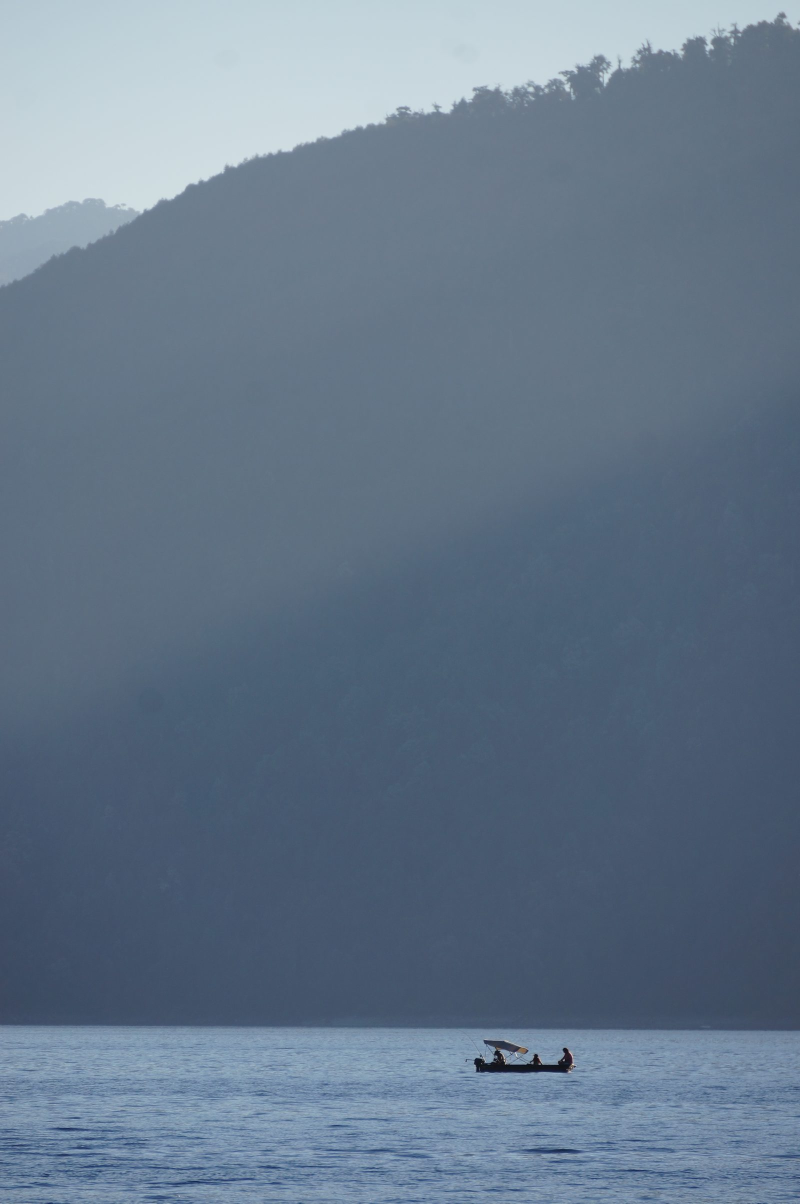
#> input picture docs/footage/wikimedia/atardecer_caburgua.jpg, 1600 x 2407 px (shown at 1/2 size)
$ python make_video.py
#> lines starting #> are read from the running program, lines starting #| are printed output that depends on the picture
"""Genera un video MP4 resumen del estudio (formato redes sociales).

Ensambla title cards + imágenes del lago + gráficos en una secuencia de ~70s
con texto sobreimpuesto. No requiere ffmpeg externo (usa imageio-ffmpeg).

Dos formatos:
  - docs/assets/video_horizontal.mp4   1280x720 (YouTube/web)
  - docs/assets/video_vertical.mp4     720x1280 (IG/TikTok)

Cada "escena" = imagen de fondo + caja de texto. Transiciones por crossfade.
"""
from __future__ import annotations
import sys
from pathlib import Path
import numpy as np
import imageio.v3 as iio
from PIL import Image, ImageDraw, ImageFont, ImageFilter

sys.stdout.reconfigure(encoding="utf-8")

ROOT = Path(__file__).resolve().parents[1]
ASSETS = ROOT / "docs" / "assets"
FOOTAGE = ROOT / "docs" / "footage"
FPS = 30

C_BG = (14, 26, 36)
C_FG = (232, 238, 245)
C_ACC = (74, 163, 223)
C_MUTED = (155, 175, 193)


def font(size: int, bold=False):
    names = (["arialbd.ttf", "Arial Bold.ttf"] if bold else []) + \
            ["arial.ttf", "Arial.ttf", "DejaVuSans.ttf"]
    for n in names:
        try:
            return ImageFont.truetype(n, size)
        except OSError:
            continue
    return ImageFont.load_default()


def wrap(draw, text, fnt, max_w):
    words = text.split()
    lines, cur = [], ""
    for w in words:
        test = (cur + " " + w).strip()
        if draw.textlength(test, font=fnt) <= max_w:
            cur = test
        else:
            if cur:
                lines.append(cur)
            cur = w
    if cur:
        lines.append(cur)
    return lines


def scene_bg(size, bg_img: Path | None, darken=0.55):
#> called with size = (1280, 720), darken = 0.55
    W, H = size
    canvas = Image.new("RGB", size, C_BG)
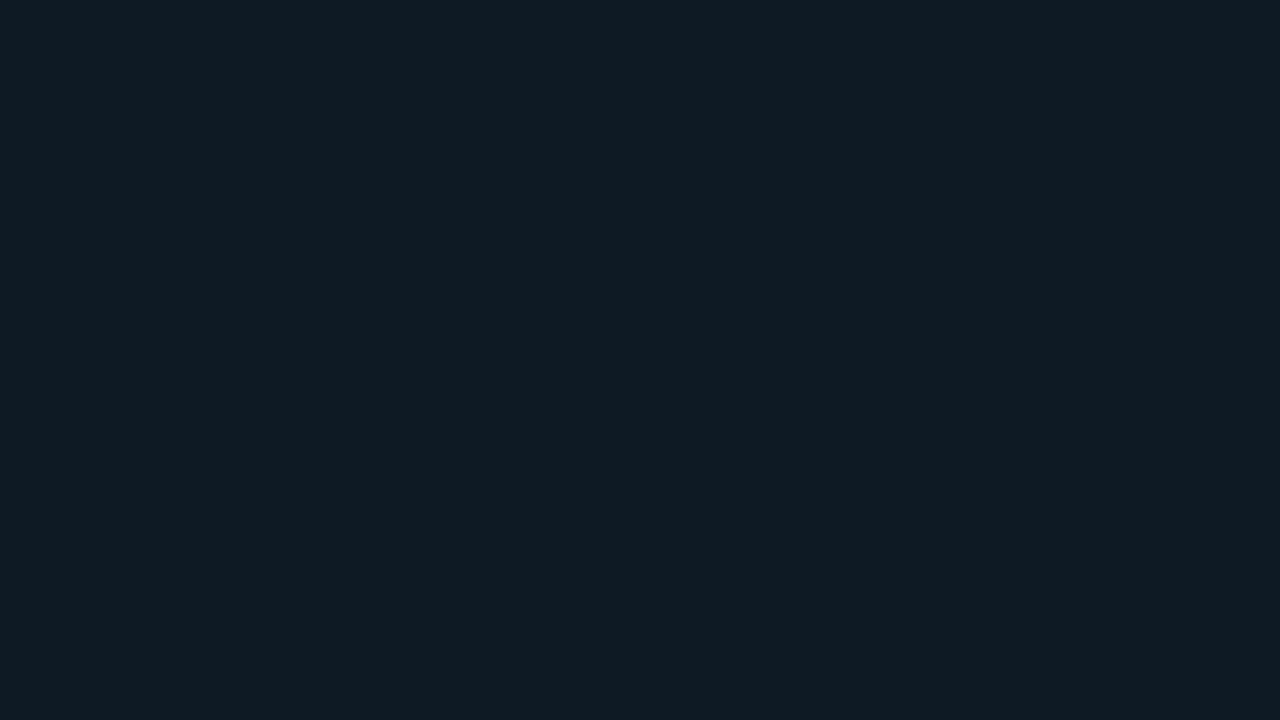
#> canvas: PIL image 1280x720 RGB; mean R, G, B 14, 26, 36
    if bg_img and bg_img.exists():
        img = Image.open(bg_img).convert("RGB")
#> img is the input picture: PIL image 1600x2407 RGB; mean R, G, B 101.1, 118.9, 138.1
        # cover
        ratio = max(W / img.width, H / img.height)
#> ratio = 0.8
        img = img.resize((int(img.width * ratio), int(img.height * ratio)), Image.LANCZOS)
#> img: PIL image 1280x1925 RGB
        x = (img.width - W) // 2
#> x = 0
        y = (img.height - H) // 2
#> y = 602
        img = img.crop((x, y, x + W, y + H))
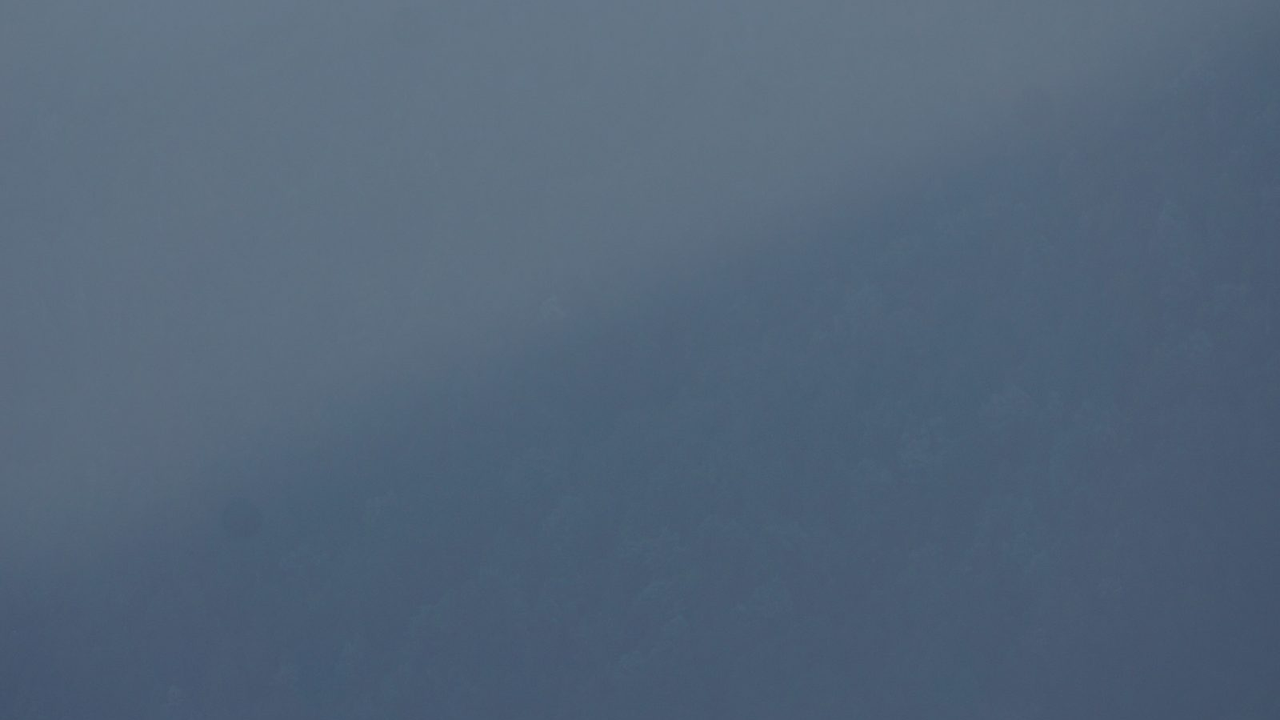
#> img: PIL image 1280x720 RGB; mean R, G, B 83.2, 101, 120.9
        canvas.paste(img, (0, 0))
        overlay = Image.new("RGB", size, C_BG)
        canvas = Image.blend(canvas, overlay, darken)
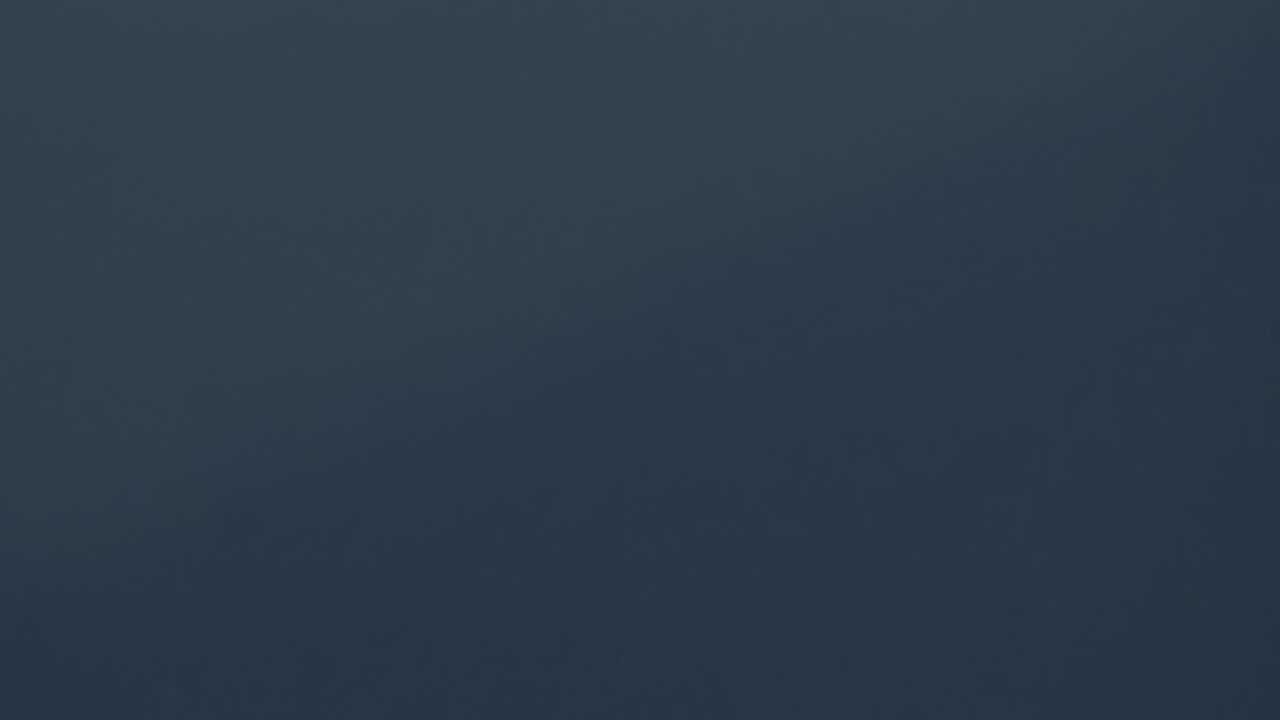
#> canvas: PIL image 1280x720 RGB; mean R, G, B 44.7, 59.3, 73.7
    return canvas


def draw_scene(size, bg, kicker, title, body, accent_metric=None):
    W, H = size
    vertical = H > W
    canvas = scene_bg(size, bg)
    d = ImageDraw.Draw(canvas)
    margin = int(W * 0.08)
    y = int(H * (0.32 if vertical else 0.30))

    if kicker:
        fk = font(int(W * 0.028), bold=True)
        d.text((margin, y), kicker.upper(), font=fk, fill=C_ACC)
        y += int(W * 0.05)

    ft = font(int(W * (0.058 if vertical else 0.052)), bold=True)
    for line in wrap(d, title, ft, W - 2 * margin):
#> in wrap, `words = text.split()`: words = ['El', 'Lago', 'Caburga', 'se', 'está', 'vaciando']
#> in wrap, `lines, cur = [], ""`: cur = ''
        d.text((margin, y), line, font=ft, fill=C_FG)
        y += int(ft.size * 1.18)
#> this loop made 2 passes
#> after the loop, y = 434
    y += int(W * 0.02)
#> y = 459

    if accent_metric:
        fm = font(int(W * (0.14 if vertical else 0.11)), bold=True)
        d.text((margin, y), accent_metric, font=fm, fill=C_ACC)
        y += int(fm.size * 1.05)

    if body:
        fb = font(int(W * (0.034 if vertical else 0.03)))
        for line in wrap(d, body, fb, W - 2 * margin):
            d.text((margin, y), line, font=fb, fill=C_MUTED)
            y += int(fb.size * 1.35)
#> this loop made 1 pass
#> y on pass 1: 510
#> after the loop, y = 510

    return np.array(canvas)
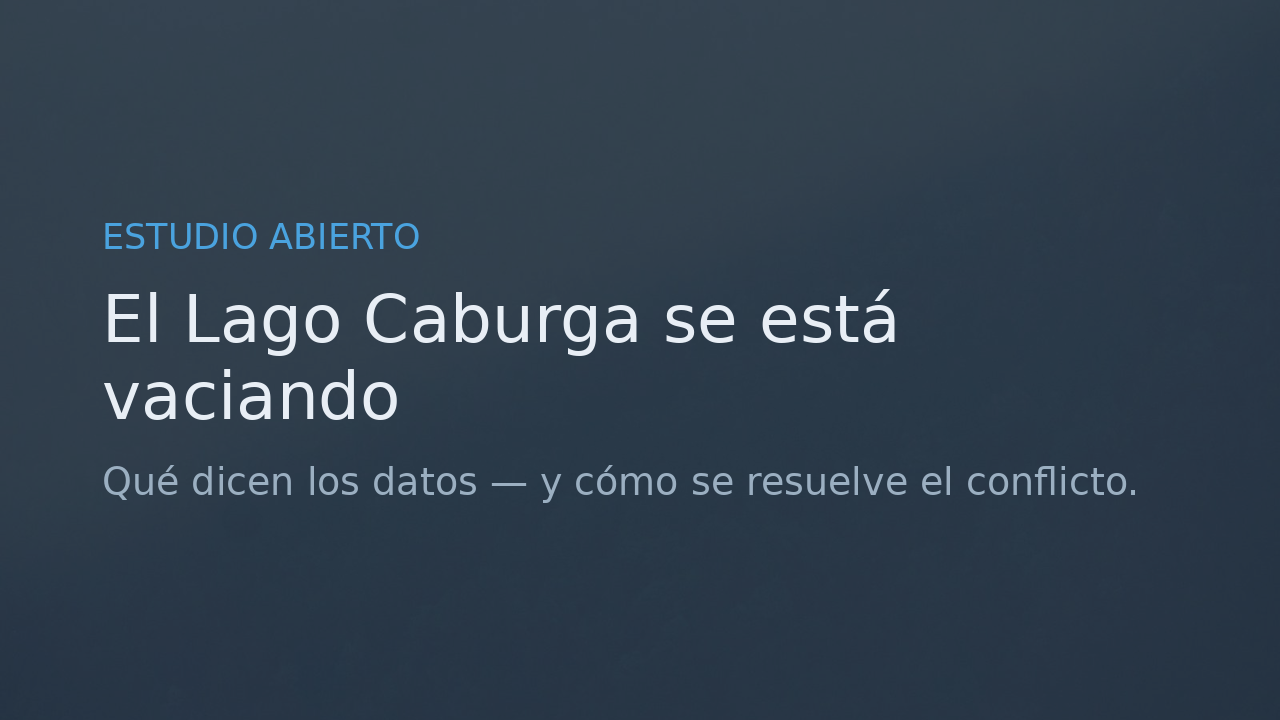
#> returned value: shape (720, 1280, 3); mean of channels 0, 1, 2 48.6, 63.3, 77.8; drawn as R, G, B


def frames_for(arr, seconds, fade_in=0.4):
#> called with seconds = 4, fade_in = 0.4
    n = int(seconds * FPS)
    out = []
    fade_n = int(fade_in * FPS)
    for i in range(n):
        if i < fade_n:
            a = i / fade_n
            black = np.zeros_like(arr)
            out.append((arr * a + black * (1 - a)).astype(np.uint8))
        else:
            out.append(arr)
#> after the loop, out = 120 items
#> pass 3 of the loop in build, `for s in scenes:`:
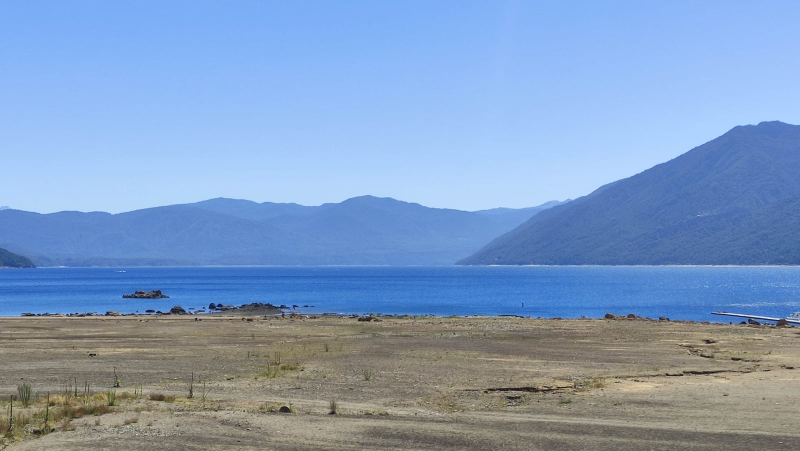
#> input picture docs/footage/wikimedia/lago_caburgua_2022.jpg, 1600 x 901 px (shown at 1/2 size)
#> in scene_bg, img is the input picture: PIL image 1600x901 RGB; mean R, G, B 128.7, 155.9, 192.5
#> in scene_bg (call 3), `canvas = Image.blend(canvas, overlay, darken)`:
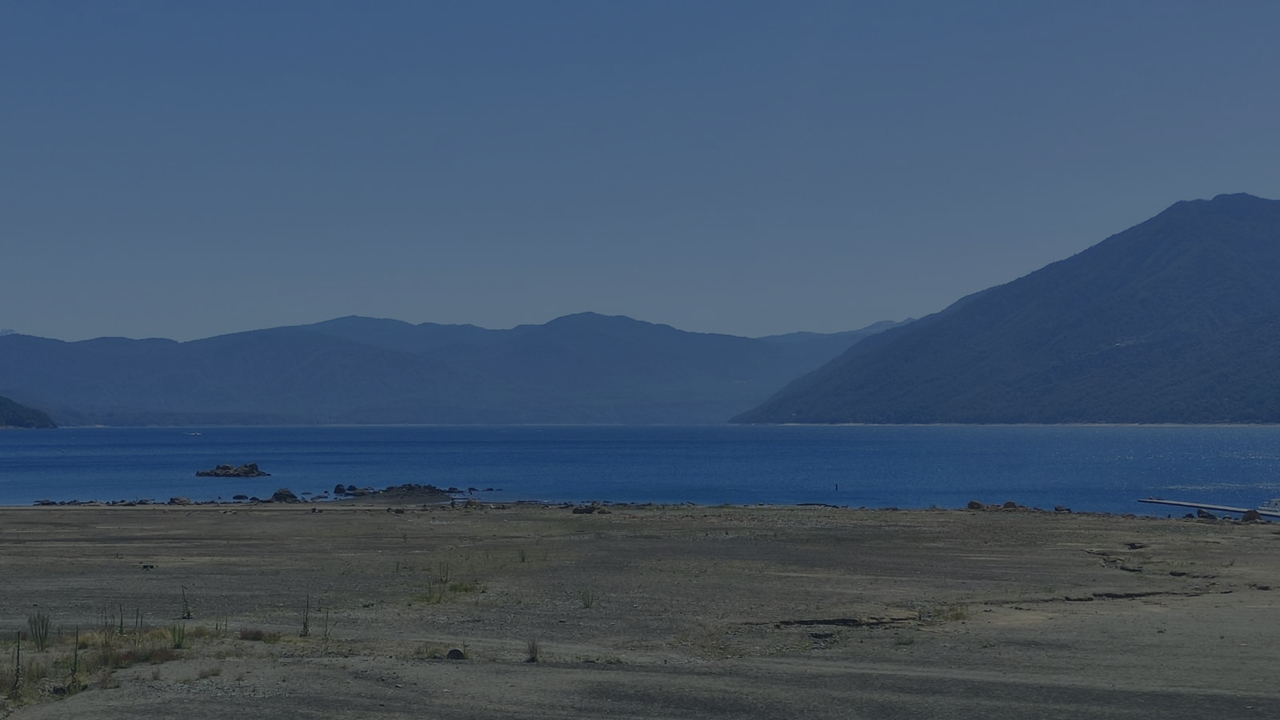
#> canvas: PIL image 1280x720 RGB; mean R, G, B 65.1, 84, 105.9
#> the loop in draw_scene (call 3), `for line in wrap(d, title, ft, W - 2 * margin):` made 2 passes
#> (line, y) on passes 1 to 2: ('300 metros de playa donde', 357), ('antes había agua', 434)
#> after the loop in draw_scene (call 3), `for line in wrap(d, title, ft, W - 2 * margin):`: y = 434
#> in draw_scene (call 3), `y += int(W * 0.02)`: y = 459
#> in draw_scene (call 3), `y += int(fm.size * 1.05)`: y = 606
#> the loop in draw_scene (call 3), `for line in wrap(d, body, fb, W - 2 * margin):` made 1 pass
#> y on pass 1: 657
#> after the loop in draw_scene (call 3), `for line in wrap(d, body, fb, W - 2 * margin):`: y = 657
#> in draw_scene (call 3), `return np.array(canvas)`:
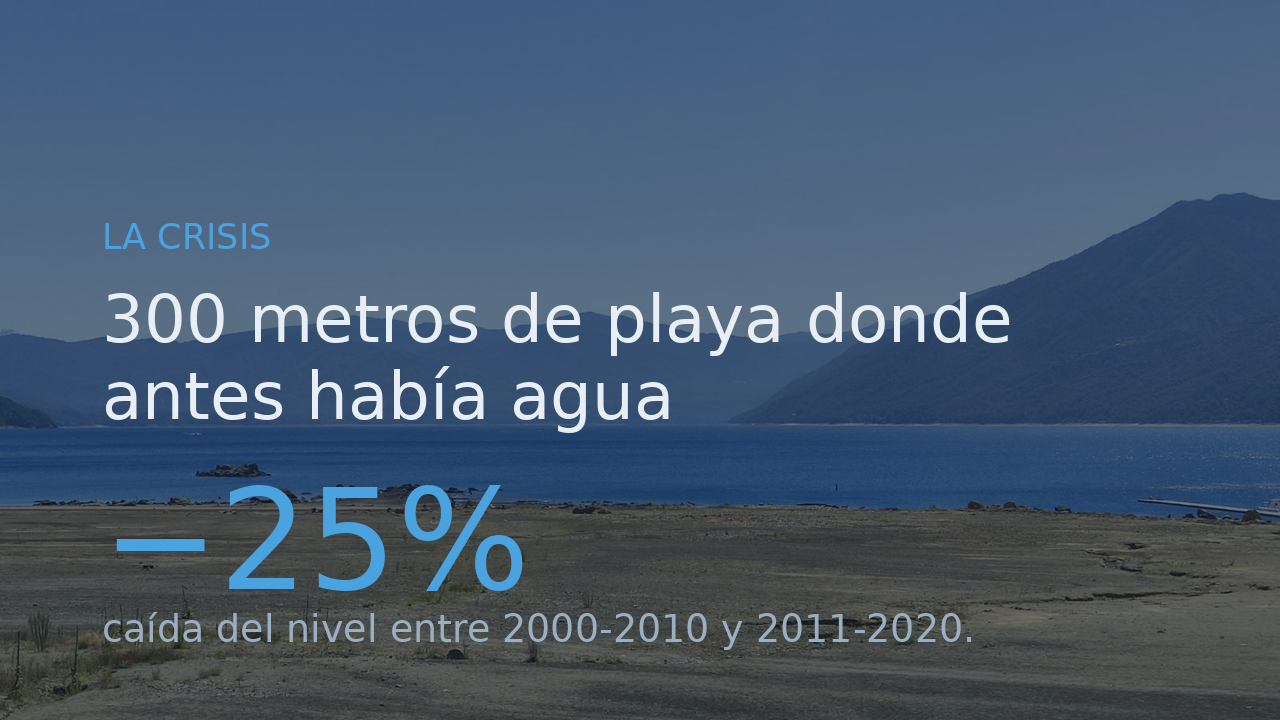
#> returned value: shape (720, 1280, 3); mean of channels 0, 1, 2 69.5, 89.1, 111.4; drawn as R, G, B
#> the loop made 11 passes; the first 3 are shown
    return out


def build(size, suffix):
    W, H = size
    wm = FOOTAGE / "wikimedia"
    scenes = [
        dict(bg=wm / "atardecer_caburgua.jpg", kicker="Estudio abierto",
             title="El Lago Caburga se está vaciando", body="Qué dicen los datos — y cómo se resuelve el conflicto.", sec=4),
        dict(bg=wm / "ojos_2019_01.jpg", kicker="01 · El fenómeno",
             title="Un lago que drena bajo tierra", body="Por los Ojos del Caburga. Único en Chile. Por eso es tan sensible al agua que recibe.", sec=4.5),
        dict(bg=wm / "lago_caburgua_2022.jpg", kicker="La crisis",
             title="300 metros de playa donde antes había agua", accent_metric="−25%", body="caída del nivel entre 2000-2010 y 2011-2020.", sec=4.5),
        dict(bg=None, kicker="02 · El conflicto",
             title="Un dique cortó el río Trafampulli en 2007", body="La comunidad culpa al dique. Las autoridades, a la sequía. 18 años de disputa hasta la Corte Suprema.", sec=5),
        dict(bg=None, kicker="16 de mayo de 2022",
             title="La comunidad mapuche derribó el dique", body="Tras 16 años de peticiones sin respuesta. Cuatro días con palas y manos. El agua volvió.", sec=5),
        dict(bg=ASSETS / "precip_larga_1950_2025.png", kicker="03 · Los datos",
             title="La lluvia cayó un tercio desde 2010", accent_metric="−34%", body="en la estación del lago. Y la nieve de la cuenca: de 56% a 27%.", sec=5),
        dict(bg=ASSETS / "infografia_atribucion.png", kicker="04 · La evidencia",
             title="Megasequía 80% · Dique 20%", body="El lago recuperó +350 m con El Niño 2024 sin remover el dique. El clima manda.", sec=5),
        dict(bg=None, kicker="Pero",
             title="Secundario no es irrelevante", body="En un clima que se seca, cerrar uno de los pocos aportes del lago no se justifica.", sec=4.5),
        dict(bg=wm / "ojos_2019_01.jpg", kicker="05 · La salida",
             title="Cómo lo resolvió Mono Lake", body="Nivel-objetivo acordado + ciencia independiente + gobernanza. No un juicio ganado.", sec=5),
        dict(bg=None, kicker="El camino",
             title="Datos compartidos · Cota meta · Protección legal", body="Como Aculeo, declarada Humedal Urbano en 2025. La salida es colaborativa.", sec=5),
        dict(bg=wm / "atardecer_caburgua.jpg", kicker="Estudio abierto",
             title="Todos los datos son públicos", body="github.com/MendozaVolcanic/lago-caburga", sec=4.5),
    ]
    all_frames = []
    for s in scenes:
        arr = draw_scene(size, s.get("bg"), s["kicker"], s["title"],
                         s.get("body", ""), s.get("accent_metric"))
        all_frames.extend(frames_for(arr, s["sec"]))

    out = ASSETS / f"video_{suffix}.mp4"
#> (the run stopped early here; a loop or call above may not have finished)
